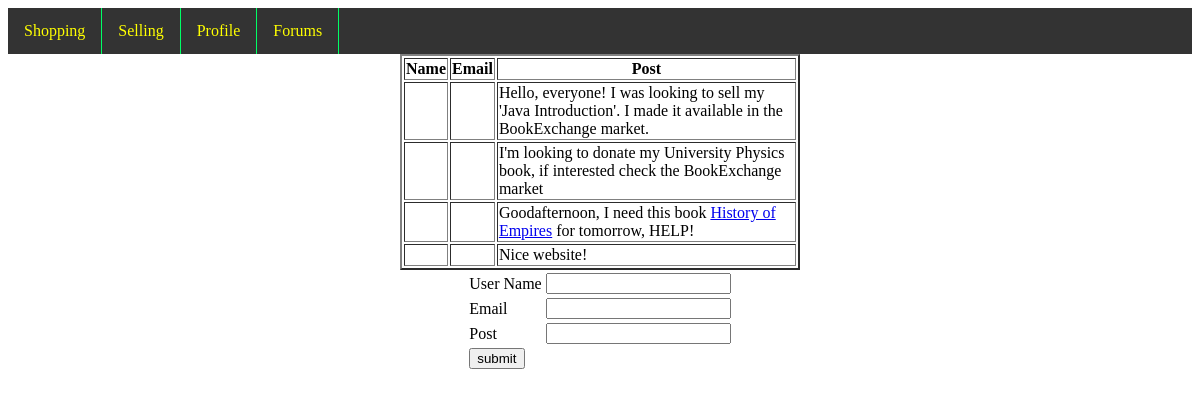
Page /forums.php on the earlier database version.
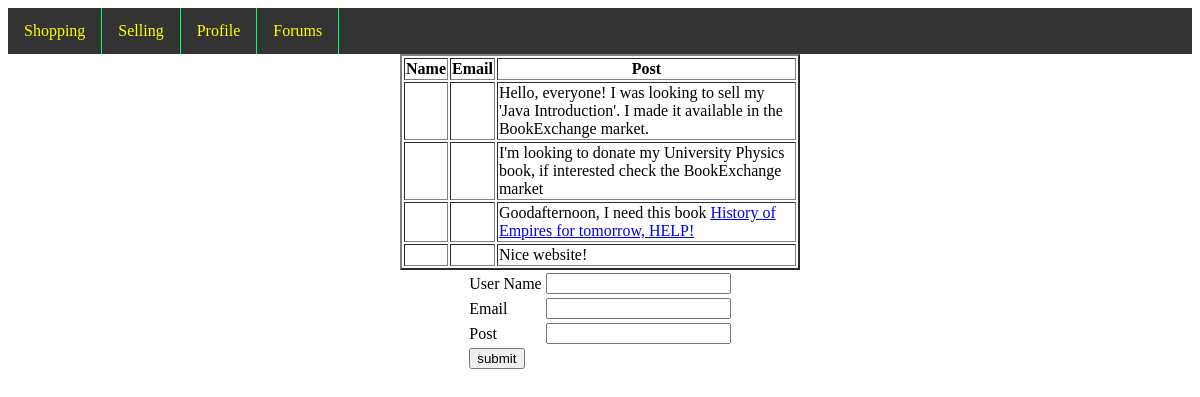
Same page on the later database version.
### tables this page shows
CREATE TABLE forum (
    poster_id INT(10) NOT NULL,
    poster_name VARCHAR(50) NOT NULL,
    post VARCHAR(250) NOT NULL,
    post_time DATETIME NULL
);

### forums.php (the view, shortened to what this page needs)
<!doctype html>
<html>
<head>
</head>
<body>
<?php
	include("MainMenu.php");
?>
<?php
	include("Connect_Database.php");
?>
<?php
	$selectForums = "select * from forum;";
	$results = mysqli_query($connect, $selectForums);
?>
	<table align="center" border="2" width=400>
	<tr>
		<th>
			Name
		</th>
		<th>
			Email
		</th>
		<th>
			Post
		</th>
	</tr>
<?php
while($row = mysqli_fetch_assoc($results))
{
	print "<tr>";
	print "<td>";
	print "</td>";
	print "<td>";
	print "</td>";
	print "<td>";
	print ($row["post"]);
	print "</td>";
	print "</tr>";
}
?>
</table>
<form action= "forumsinsert.php" method = "post">
<table align="center">
<tr>
<td>
User Name
</td>
<td>
<input type="text" name="name" value="<?php print $_SESSION['name']?>"/>
</td>
</tr>
<tr>
<td>
Email
</td>
<td>
<input type="text" name= "email" value="<?php print $_SESSION['email']?>"/>
</td>
</tr>
<tr>
<td>
Post
</td>
<td>
<input type="text" name= "post" />
</td>
</tr>
<tr>
<td>
<input type="submit" value="submit"/>
</td>
</tr>
</form>
</body>
</html>

### MainMenu.php (shortened to what this page needs)
<link href="MainMenu.css" type="text/css" rel="stylesheet"/>
<?php
	$name_email = 'name=' . $_SESSION['name'] .
				  '&email=' . $_SESSION['email'];
?>
<ul class="ul_css">
<li class="li_css">
	<a class="li_css_a" href = "shopping.php?<?php print $name_email;?>">Shopping</a>
</li>
<li class="li_css">
	<a class="li_css_a" href = "selling.php?<?php print $name_email;?>">Selling</a>
</li>
<li class="li_css">
	<a class="li_css_a" href = "profile.php?<?php print $name_email;?>">Profile</a>
</li>
<li class="li_css">
	<a class="li_css_a" href = "forums.php?<?php print $name_email;?>">Forums</a>
</li>
</ul>

### Connect_Database.php (shortened to what this page needs)
<!doctype html>
<html>
<head>
</head>
<body>
</body>
</html>

### MainMenu.css (style rules this page uses)
.ul_css { list-style: none; margin: 0; padding: 0; overflow: hidden; background-color: #333; }
.li_css_a { display: block; color: #FF0; text-align: center; padding: 14px 16px; text-decoration: none; }
.li_css { float: left; border-right: 1px solid #0F6; }

Differences in the rows shown:
changed forum: post "Goodafternoon, I need this book History of Empires for tomorrow, HELP!" → "Goodafternoon, I need this book for tomorrow, HELP! History of Empires"
